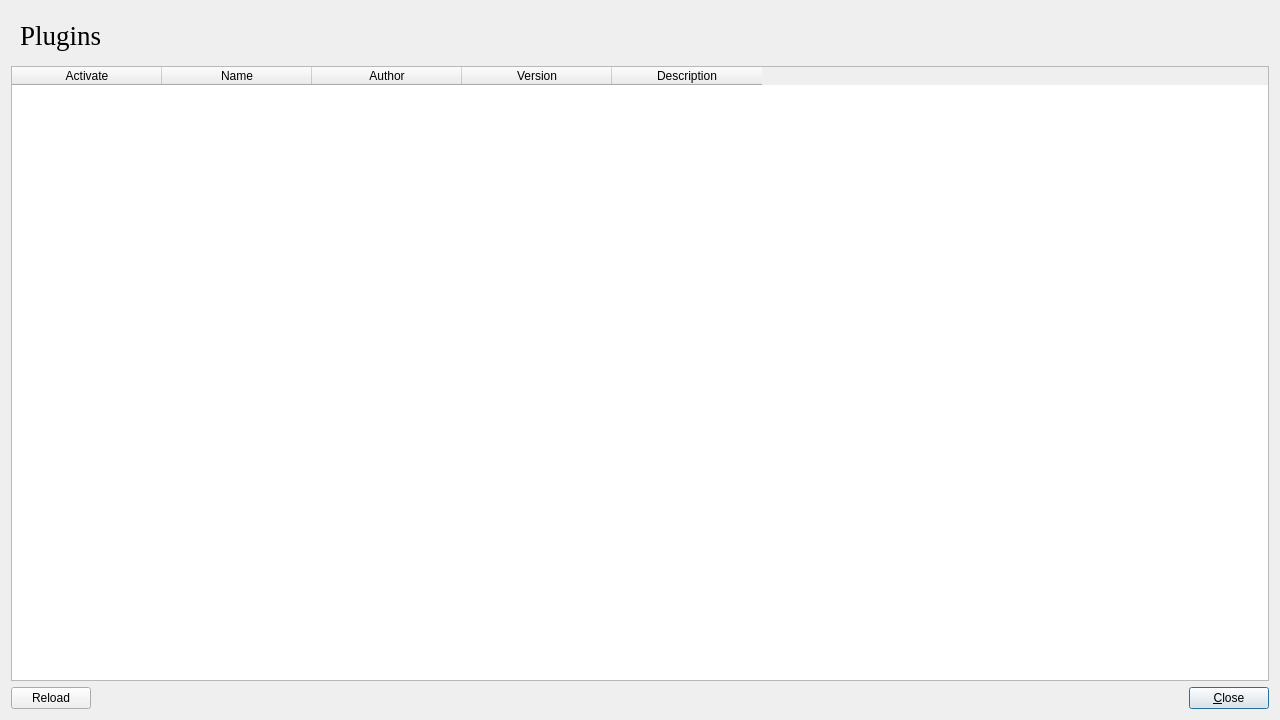
<?xml version="1.0" encoding="UTF-8"?>
<ui version="4.0">
 <class>Dialog</class>
 <widget class="QDialog" name="Dialog">
  <property name="geometry">
   <rect>
    <x>0</x>
    <y>0</y>
    <width>1280</width>
    <height>720</height>
   </rect>
  </property>
  <property name="windowTitle">
   <string>Plugins</string>
  </property>
  <layout class="QVBoxLayout" name="verticalLayout">
   <item>
    <widget class="QWidget" name="widget" native="true">
     <property name="maximumSize">
      <size>
       <width>16777215</width>
       <height>60</height>
      </size>
     </property>
     <layout class="QHBoxLayout" name="horizontalLayout">
      <item>
       <widget class="QLabel" name="label">
        <property name="font">
         <font>
          <family>Times New Roman</family>
          <pointsize>20</pointsize>
          <weight>50</weight>
          <italic>false</italic>
          <bold>false</bold>
         </font>
        </property>
        <property name="text">
         <string>Plugins</string>
        </property>
       </widget>
      </item>
     </layout>
    </widget>
   </item>
   <item>
    <widget class="QTableWidget" name="tableWidget">
     <property name="editTriggers">
      <set>QAbstractItemView::NoEditTriggers</set>
     </property>
     <property name="selectionMode">
      <enum>QAbstractItemView::NoSelection</enum>
     </property>
     <property name="selectionBehavior">
      <enum>QAbstractItemView::SelectItems</enum>
     </property>
     <attribute name="horizontalHeaderVisible">
      <bool>true</bool>
     </attribute>
     <attribute name="horizontalHeaderCascadingSectionResizes">
      <bool>false</bool>
     </attribute>
     <attribute name="horizontalHeaderDefaultSectionSize">
      <number>150</number>
     </attribute>
     <attribute name="verticalHeaderVisible">
      <bool>false</bool>
     </attribute>
     <attribute name="verticalHeaderCascadingSectionResizes">
      <bool>false</bool>
     </attribute>
     <attribute name="verticalHeaderDefaultSectionSize">
      <number>30</number>
     </attribute>
     <column>
      <property name="text">
       <string>Activate</string>
      </property>
     </column>
     <column>
      <property name="text">
       <string>Name</string>
      </property>
     </column>
     <column>
      <property name="text">
       <string>Author</string>
      </property>
     </column>
     <column>
      <property name="text">
       <string>Version</string>
      </property>
     </column>
     <column>
      <property name="text">
       <string>Description</string>
      </property>
     </column>
    </widget>
   </item>
   <item>
    <widget class="QWidget" name="widget_4" native="true">
     <property name="maximumSize">
      <size>
       <width>16777215</width>
       <height>16777215</height>
      </size>
     </property>
     <layout class="QHBoxLayout" name="horizontalLayout_3">
      <property name="leftMargin">
       <number>0</number>
      </property>
      <property name="topMargin">
       <number>0</number>
      </property>
      <property name="rightMargin">
       <number>0</number>
      </property>
      <property name="bottomMargin">
       <number>0</number>
      </property>
      <item>
       <widget class="QPushButton" name="pushButton_reload">
        <property name="focusPolicy">
         <enum>Qt::NoFocus</enum>
        </property>
        <property name="text">
         <string>Reload</string>
        </property>
       </widget>
      </item>
      <item>
       <spacer name="horizontalSpacer">
        <property name="orientation">
         <enum>Qt::Horizontal</enum>
        </property>
        <property name="sizeHint" stdset="0">
         <size>
          <width>1087</width>
          <height>20</height>
         </size>
        </property>
       </spacer>
      </item>
      <item>
       <widget class="QPushButton" name="pushButton_close">
        <property name="text">
         <string>&amp;Close</string>
        </property>
       </widget>
      </item>
     </layout>
    </widget>
   </item>
  </layout>
 </widget>
 <resources/>
 <connections/>
</ui>
